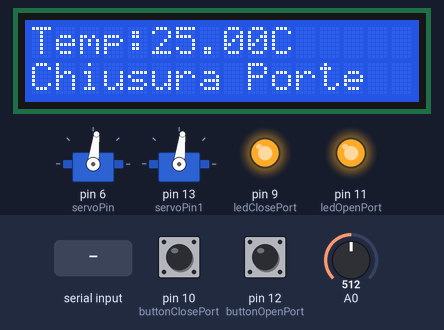
This sketch was run on a simulated Arduino Uno, built with avr-gcc and run on an emulated ATmega328P. Parts: 16×2 character LCD, 2 × servo, output pins drawn as LEDs (lit = HIGH). The inputs (shaded band) are chosen by the test bench; at power-on: A0 = 512, pin 10 (buttonClosePort) LOW, pin 12 (buttonOpenPort) LOW. What the sketch prints to the serial monitor is not drawn.

Above: at 1.2 s.
1.3 s: "1\n" received over Serial
3.9 s: A0 set to 900
At 5.61 s:
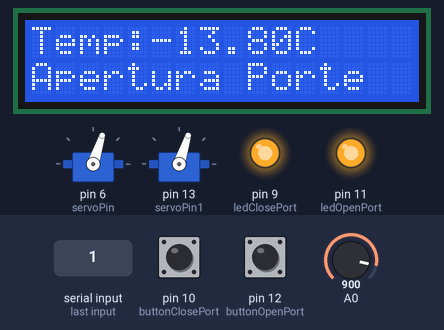
11.1 s: A0 set to 866
At 11.88 s:
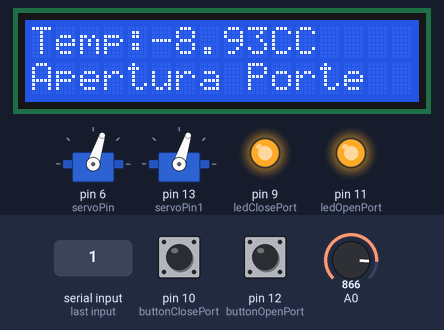
14.1 s: pin 10 (buttonClosePort) pulled HIGH for 3.2 s
At 15.63 s:
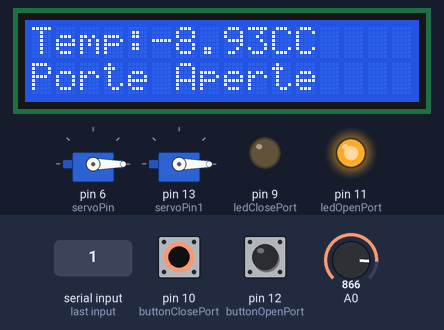
18.8 s: A0 set to 800
At 20.37 s:
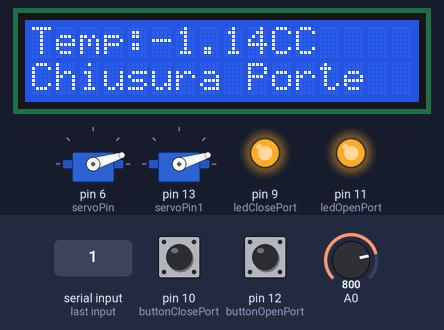
26.0 s: A0 set to 780
At 27.08 s:
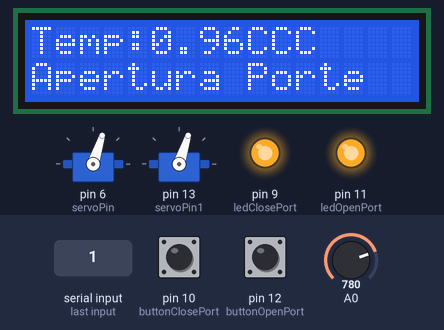
Timing chart, 0 to 30.3 s (numbered marks = the images above; inputs shaded):
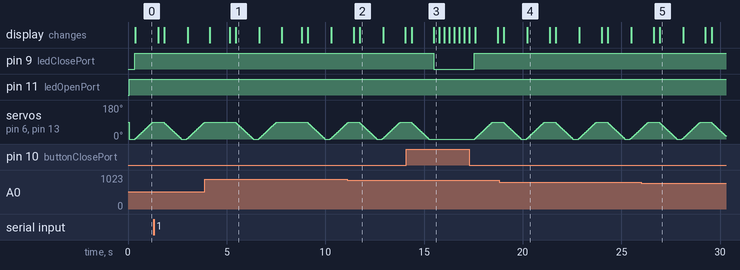

Measured:
- the behaviour switches between 874 and 873 on A0 (found by bisection; images 1 and 2)
- the behaviour switches between 790 and 789 on A0 (found by bisection; images 4 and 5)
- after the input at 11.1 s, the display: first differs from a run without the input after 0.63 s (image 2)
- after the input at 14.1 s, pin 9 (ledClosePort): HIGH → LOW after 1.4 s, → HIGH 2.0 s later; the display: first differs from a run without the input after 1.4 s (image 3)
- after the input at 26.0 s, the display: first differs from a run without the input after 0.93 s (image 5)

The sketch:

Board1.ino
```cpp
#include <dht.h>

int buttonOpenPort = 12; // the number of the push button pin
int ledOpenPort = 11; // the number of the LED pin

int buttonClosePort = 10; // the number of the push button pin
int ledClosePort = 9; // the number of the LED pin

dht DHT; // create dht object
int dhtPin = 6; // the number of the DHT11 sensor pin

#include <Servo.h>
Servo myservo; // create servo object to control a servo
int pos = 0; // variable to store the servo position
int servoPin = 6; // define the pin of servo signal line
Servo myservo1;
int servoPin1 = 13; // define the pin of servo signal line


#include <LiquidCrystal.h>
// initialize the library with the numbers of the interface pins
LiquidCrystal lcd(7, 8, 2, 3, 4, 5);

char receivedData = 0;
String stringData = "";


void setup() {

  Serial.begin(9600); // Initialize the serial port and set the baud rate to 9600

  pinMode(buttonOpenPort, INPUT); // set push button pin into input mode
  pinMode(ledOpenPort, OUTPUT); // set LED pin into output mode

  pinMode(buttonClosePort, INPUT); // set push button pin into input mode
  pinMode(ledClosePort, OUTPUT); // set LED pin into output mode

  // set up the LCD's number of columns and rows:
  lcd.begin(16, 2);
  // Print a message to the LCD
  //lcd.print("hello, world!");

  myservo.attach(servoPin);
  myservo1.attach(servoPin1);
}


void loop() {
  //int chk = DHT.read11(dhtPin);

  // Convert analog value of A0 port into digital value
  int adcVal = analogRead(A0);
  // Calculate voltage
  float v = adcVal * 5.0 / 1024;
  // Calculate resistance value of thermistor
  float Rt = 10 * v / (5 - v);
  // Calculate temperature (Kelvin)
  float tempK = 1 / (log(Rt / 10) / 3950 + 1 / (273.15 + 25));
  // Calculate temperature (Celsius)
  float tempC = tempK - 273.15;
  // Send the result to computer through serial port
  Serial.print("Current temperature is: ");
  Serial.print(tempK);
  Serial.print(" K, " + 0x01);
  Serial.print(tempC);
  Serial.println(" C" + 0x01);

  lcd.setCursor(0, 0);
  lcd.print("Temp:");
  lcd.print(tempC);
  lcd.print("C");

  if (digitalRead(buttonOpenPort) == HIGH) // if the button is not pressed
    digitalWrite(ledOpenPort, LOW); // switch off LED
  else { // if the button is pressed
    digitalWrite(ledOpenPort, HIGH); // switch on LED
    lcd.setCursor(0, 1);
    lcd.print("Apertura Porte");
    for (pos = pos; pos >= 0; pos--) {
      myservo.write(pos);
      myservo1.write(pos);
      delay(10);
    }
    delay(250);
    lcd.setCursor(0, 1);
    for (int i = 0; i < 16; i++)
      lcd.print(" ");
    lcd.setCursor(0, 1);
    lcd.print("Porte Aperte");
  }

  if (digitalRead(buttonClosePort) == HIGH) // if the button is not pressed
    digitalWrite(ledClosePort, LOW); // switch off LED
  else { // if the button is pressed
    digitalWrite(ledClosePort, HIGH); // switch on LED
    lcd.setCursor(0, 1);
    lcd.print("Chiusura Porte");
    for (pos = pos; pos <= 90; pos++) {
      myservo.write(pos);
      myservo1.write(pos);
      delay(10);
    }
    delay(250);
    lcd.setCursor(0, 1);
    for (int i = 0; i < 16; i++)
      lcd.print(" ");
    lcd.setCursor(0, 1);
    lcd.print("Porte Chiuse");
  }


  if (Serial.available()) { // judge whether data has been received
    receivedData = Serial.read(); // read one character
    if (receivedData != '\n') {
      stringData += receivedData;
    }
    else {
      lcd.clear();
      lcd.setCursor(0, 0);
      lcd.print(stringData); // print the received character
    }
    delay(1000);
    lcd.clear();
  }

  /*
    switch (chk)
    {
      case DHTLIB_OK: // When read data successfully, print temperature and humidity data
        Serial.print("Humidity: ");
        Serial.print(DHT.humidity);
        Serial.print("%, Temperature: ");
        Serial.print(DHT.temperature);
        Serial.println("C");
        break;
      case DHTLIB_ERROR_CHECKSUM: // Checksum error
        Serial.println("Checksum error");
        break;
      case DHTLIB_ERROR_TIMEOUT: // Time out error
        Serial.println("Time out error");
        break;
      default: // Unknown error
        Serial.println("Unknown error");
        break;
    }
  */
  delay(250);

}
```
